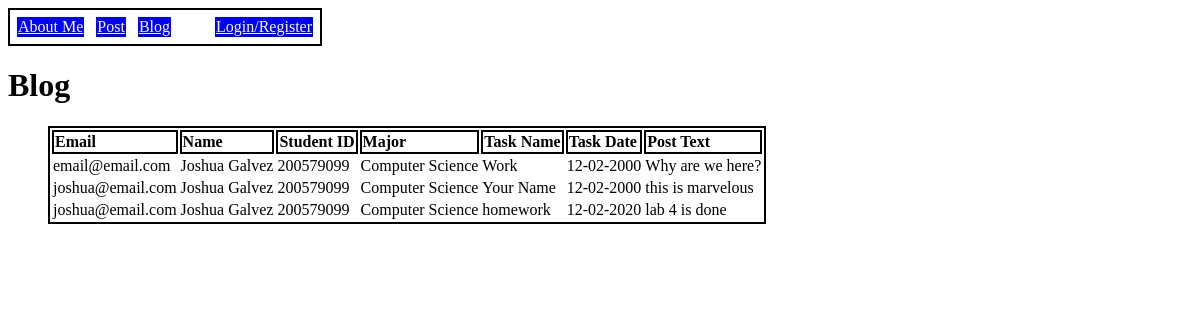
Page /html/blog.php on the committed database.
### tables this page shows
CREATE TABLE `posts` (
  `id` int UNSIGNED NOT NULL,
  `email` varchar(65) NOT NULL,
  `name` varchar(65) NOT NULL,
  `studentID` int NOT NULL,
  `major` varchar(65) NOT NULL,
  `taskName` varchar(65) NOT NULL,
  `taskDate` varchar(65) NOT NULL,
  `postText` text NOT NULL
);

### html/blog.php (the view, shortened to what this page needs)
<!DOCTYPE html>
<html lang="en">
<head>
    <link rel="stylesheet" href="../assets/css/lab4.css">
</head>
<body>
    <body>
        <nav>
            <table id="navTable">
                <tr>
                <td class="linked"><a href="./about-me.html">About Me</a></td>
                <td class="linked"><a href="./form.html">Post</a></td>
                <td class="linked"><a href="./blog.php">Blog</a></td>
                <td class="empty"><a> </a></td>
                <td class="empty"><a> </a></td>
                <td class="empty"><a> </a></td>
                <td class="empty"><a> </a></td>
                <td class="empty"><a> </a></td>
                <td class="empty"><a> </a></td>
                <td class="empty"><a> </a></td>
                <td class="empty"><a> </a></td>
                <td class="linked"><a href="../../index.php">Login/Register</a></td>
            </tr>
            </table>
        </nav>
    <h1>Blog</h1>
    <ul id="post-ul">
        <?php
    $servername = "db";
    $username = "lamp_demo";
    $password = "password";
    $dbname = "lamp_demo";
    $conn = new mysqli($servername, $username, $password, $dbname);
    $sql = "SELECT * FROM posts";
    $result = $conn->query($sql);
    if ($result->num_rows > 0) {
      echo '<table class="my_table">';
      echo '<tr><th>Email</th><th>Name</th><th>Student ID</th><th>Major</th><th>Task Name</th><th>Task Date</th><th>Post Text</th></tr>';
      while ($row = $result->fetch_assoc()) {
        echo '<tr>';
        echo '<td>' . $row["email"] . '</td>';
        echo '<td>' . $row["name"] . '</td>';
        echo '<td>' . $row["studentID"] . '</td>';
        echo '<td>' . $row["major"] . '</td>';
        echo '<td>' . $row["taskName"] . '</td>';
        echo '<td>' . $row["taskDate"] . '</td>';
        echo '<td>' . $row["postText"] . '</td>';
        echo '</tr>';
      }
      echo '</table>';
    } else {
      echo 'No posts found.';
    }
    ?>
    </ul>
</body>
</html>

### assets/css/lab4.css (style rules this page uses)
body { text-align: left; }
table, tr, th { text-align: left; border: 2px solid; }
.linked { background-color: blue; color: white; border-color: black; border-width: 3px; border: 5px solid; }
.linked a { color: white }
.empty { background-color: white; color: black; }

### rows in the picture
posts: email "email@email.com", name "Joshua Galvez", studentID "200579099", major "Computer Science", taskName "Work", taskDate "12-02-2000", postText "Why are we here?"
posts: email "joshua@email.com", name "Joshua Galvez", studentID "200579099", major "Computer Science", taskName "Your Name", taskDate "12-02-2000", postText "this is marvelous"
posts: email "joshua@email.com", name "Joshua Galvez", studentID "200579099", major "Computer Science", taskName "homework", taskDate "12-02-2020", postText "lab 4 is done"
